Frame 1 (no input): blank canvas, image omitted
Frame 60 (the mouse pressed at the canvas centre just before this capture): blank canvas, image omitted
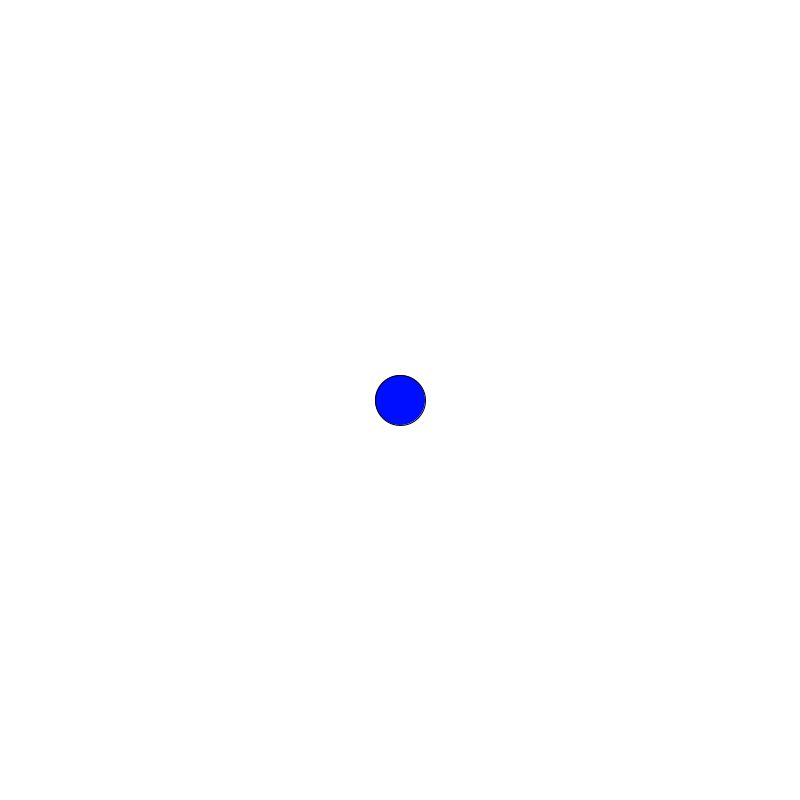
Frame 120 (the mouse held since frame 60 and released just before this capture)

The Processing sketch whose frames 1 and 60 were blank and that drew this single picture after the mouse press (run headless with seeded random() and noise(); from frame 60 on, the mouse is pressed at the canvas centre):

// Processing sketch: LogicalDot
// ── LogicalDot.pde
void setup(){
  size(800,800);
}
void draw(){
  background(#FFFFFF);
  ellipse(mouseX,mouseY,50,50);
  if(mousePressed){
    fill(#000EFF);
  }
      else{
        fill(#FFFFFF);
      }
    
  
}
